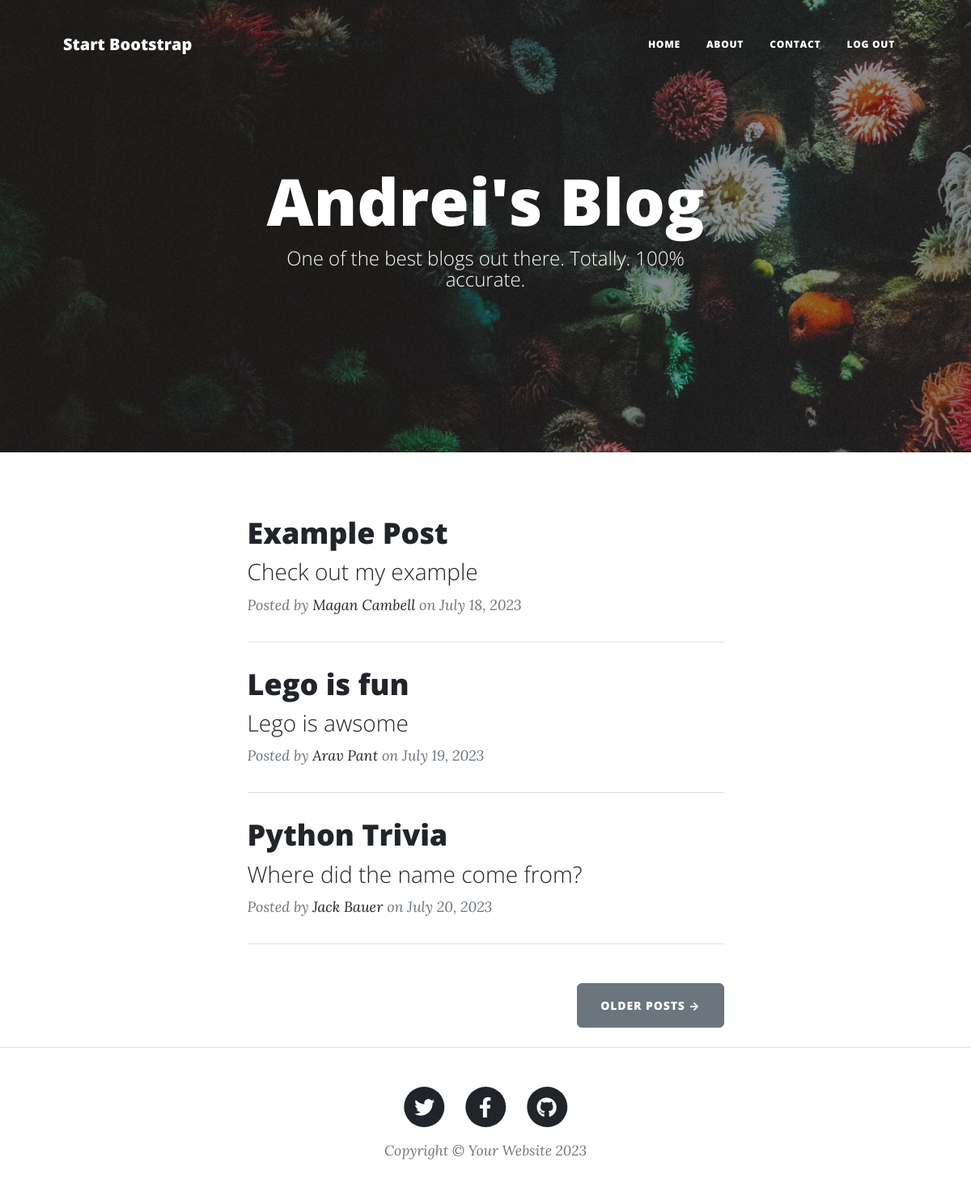
The page / (signed in) on the database its author committed.
### tables this page shows
CREATE TABLE blog_post (id INTEGER NOT NULL, title VARCHAR (250) NOT NULL, date VARCHAR (250) NOT NULL, body TEXT NOT NULL, author VARCHAR (250) NOT NULL, img_url VARCHAR (250) NOT NULL, subtitle VARCHAR (250) NOT NULL, PRIMARY KEY (id), UNIQUE (title));

### main.py (the view)
@app.route('/')
def get_all_posts():
    conn = sqlite3.connect('./instance/posts.db')
    conn.row_factory = sqlite3.Row
    cur = conn.cursor()
    cur.execute('SELECT * FROM blog_post')
    values = cur.fetchall()
    posts = [dict(value) for value in values]
    return render_template("index.html", all_posts=posts)

### templates/index.html (shortened to what this page needs)
{% include "header.html" %}
<header
  class="masthead"
  style="background-image: url('../static/assets/img/home-bg.jpg')"
>
  <div class="container position-relative px-4 px-lg-5">
    <div class="row gx-4 gx-lg-5 justify-content-center">
      <div class="col-md-10 col-lg-8 col-xl-7">
        <div class="site-heading">
          <h1>Andrei's Blog</h1>
          <span class="subheading">One of the best blogs out there. Totally. 100% accurate.</span>
        </div>
      </div>
    </div>
  </div>
</header>
<div class="container px-4 px-lg-5">
  <div class="row gx-4 gx-lg-5 justify-content-center">
    <div class="col-md-10 col-lg-8 col-xl-7">
      {% for post in all_posts %}
      <div class="post-preview">
        <a href="{{ url_for('show_post', post_id=post.id) }}">
          <h2 class="post-title">{{ post.title }}</h2>
          <h3 class="post-subtitle">{{ post.subtitle }}</h3>
        </a>
        <p class="post-meta">
          Posted by
          <a href="#">{{post.author}}</a>
          on {{post.date}}
        </p>
      </div>
      <hr class="my-4" />
      {% endfor %}
      <div class="d-flex justify-content-end mb-4">
        <a class="btn btn-secondary text-uppercase" href="#!">Older Posts →</a>
      </div>
    </div>
  </div>
</div>
{% include "footer.html" %}

### rows shown on the page
blog_post: title "Example Post", subtitle "Check out my example", author "Magan Cambell", date "July 18, 2023"
blog_post: title "Lego is fun", subtitle "Lego is awsome", author "Arav Pant", date "July 19, 2023"
blog_post: title "Python Trivia", subtitle "Where did the name come from?", author "Jack Bauer", date "July 20, 2023"

### other values the page prints
{{ session['name'] }} "AndrewTech"
